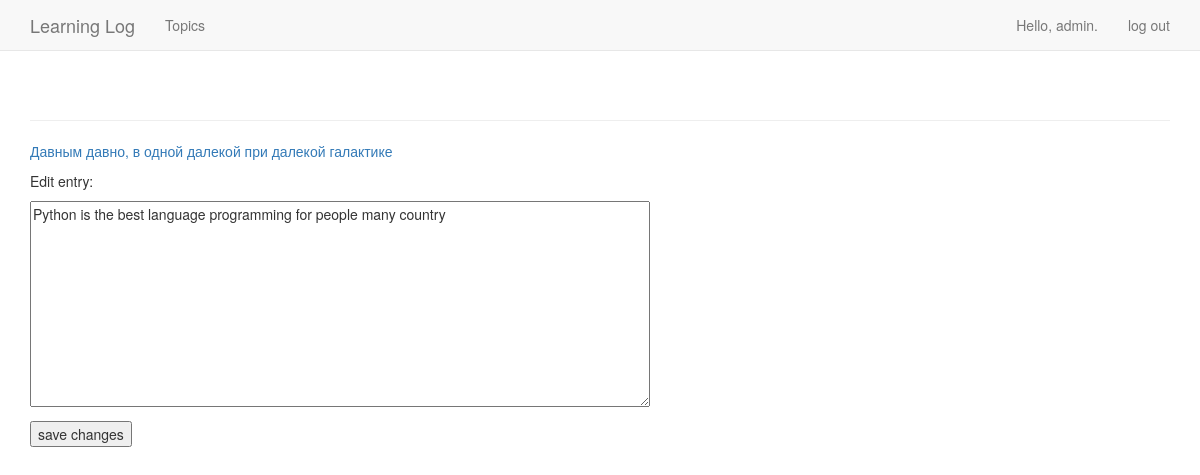
The app's page /edit_entry/7 (signed in) with its own data.
### learning_logs/models.py (models this page shows, shortened)
class Topic(models.Model):
    text = models.CharField(max_length=200)
    date_added = models.DateTimeField(auto_now_add=True)
    owner = models.ForeignKey(User)
    def __str__(self):
        return self.text

class Entry(models.Model):
    topic = models.ForeignKey(Topic)
    text = models.TextField()
    date_added = models.DateTimeField(auto_now_add=True)
    class Meta:
        verbose_name_plural = 'entries'

### learning_logs/views.py (the view)
# urls.py: url(r'^edit_entry/(?P<entry_id>\d+)$', views.edit_entry, name='edit_entry'),
@login_required
def edit_entry(request, entry_id):
    entry = Entry.objects.get(id=entry_id)
    topic = entry.topic
    if topic.owner != request.user:
        raise Http404
    if request.method != 'POST':
        form = EntryForm(instance=entry)
    else:
        form = EntryForm(instance=entry, data=request.POST)
        if form.is_valid():
            form.save()
            return HttpResponseRedirect(reverse('learning_logs:topic', args=[topic.id]))
    context = {'entry': entry, 'topic': topic, 'form': form}
    return render(request, 'learning_logs/edit_entry.html', context)

### learning_logs/forms.py
class EntryForm(forms.ModelForm):
    class Meta:
        model = Entry
        fields = ['text']
        labels = {'text': ''}
        widgets = {'text': forms.Textarea(attrs={'cols': 80})}

### learning_logs/templates/learning_logs/edit_entry.html (shortened to what this page needs)
{% extends 'learning_logs/base.html' %}
{% block content %}
	<p><a href="{% url 'learning_logs:topic' topic.id %}">{{ topic }}</a></p>
	<p>Edit entry:</p>
	<form action="{% url 'learning_logs:edit_entry' entry.id %}" method='post'>
		{{ form.as_p }}
		<button name="submit">save changes</button>
	</form>
{% endblock content %}

### learning_logs/templates/learning_logs/base.html (shortened to what this page needs)
{% load bootstrap3 %}
<!DOCTYPE html>
<html>
  <head>
    {% bootstrap_css %}
  </head>
    <body>
      <nav class="navbar navbar-default navbar-static-top">
        <div class="container">
          <div class="navbar-header">
            <a class="navbar-brand" href="{% url 'learning_logs:index' %}">Learning Log</a>
          </div>
          <div id="navbar" class="navbar-collapse collapse">
            <ul class="nav navbar-nav">
              <li><a href="{% url 'learning_logs:topics' %}">Topics</a></li>
            </ul>
            <ul class="nav navbar-nav navbar-right">
              {% if user.is_authenticated %}
                <li><a>Hello, {{ user.username }}.</a></li>
                <li><a href="{% url 'users:logout' %}">log out</a></li>
              {% else %}
                <li><a href="{% url 'users:register' %}">register</a></li>
                <li><a href="{% url 'users:login' %}">log in</a></li>
              {% endif %}
            </ul>
          </div>
        </div>
      </nav>
          <div class="container">
            <div class="page-header">
            </div>
            <div>
              {% block content %}{% endblock content %}
            </div>
          </div>
    </body>
</html>

### records on screen
Topic: text "Давным давно, в одной далекой при далекой галактике"
Entry: text "Python is the best language programming for people many country"

### other values on screen
{{ user.username }} "admin"
